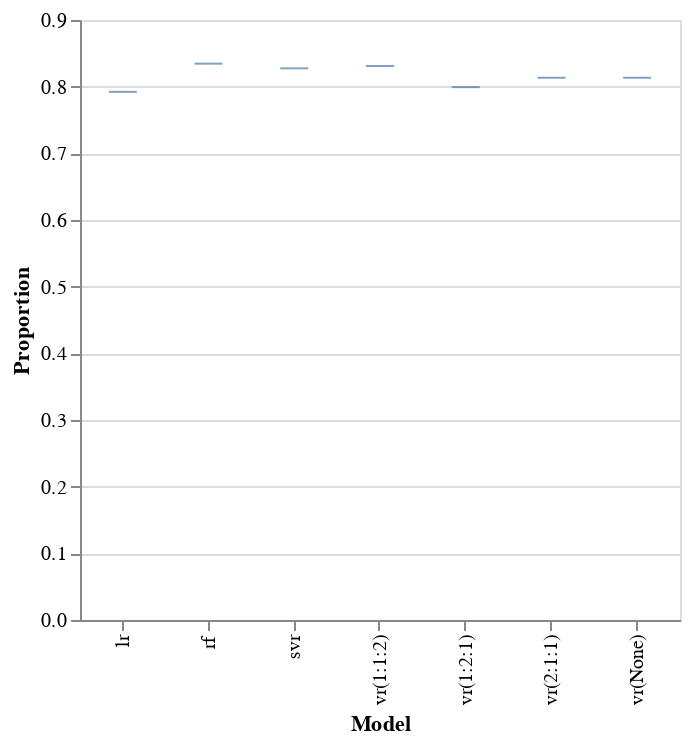

Notebook cell for this chart:
### Code cell
print(top_three_scores)

alt.Chart(top_three_scores).mark_boxplot().encode(
    alt.Y("Proportion:Q"),
    x='Model',
).properties(width=300)

### Figure 1 — Vega-Lite specification as saved in the notebook (floating-point values rounded to 4 significant figures)
{"config": {"view": {"continuousWidth": 400, "continuousHeight": 300}}, "data": {"name": "data-9da3f9c38fba3169914561882c393651"}, "mark": "boxplot", "encoding": {"x": {"type": "nominal", "field": "Model"}, "y": {"type": "quantitative", "field": "Proportion"}}, "width": 300, "$schema": "https://vega.github.io/schema/vega-lite/v4.8.1.json", "datasets": {"data-9da3f9c38fba3169914561882c393651": [{"Model": "svr", "Proportion": 0.8275}, {"Model": "lr", "Proportion": 0.7923}, {"Model": "rf", "Proportion": 0.8345}, {"Model": "vr(None)", "Proportion": 0.8134}, {"Model": "vr(2:1:1)", "Proportion": 0.8134}, {"Model": "vr(1:2:1)", "Proportion": 0.7993}, {"Model": "vr(1:1:2)", "Proportion": 0.831}, {"Model": "svr", "Proportion": 0.8275}, {"Model": "lr", "Proportion": 0.7923}, {"Model": "rf", "Proportion": 0.8345}, {"Model": "vr(None)", "Proportion": 0.8134}, {"Model": "vr(2:1:1)", "Proportion": 0.8134}, {"Model": "vr(1:2:1)", "Proportion": 0.7993}, {"Model": "vr(1:1:2)", "Proportion": 0.831}]}}
